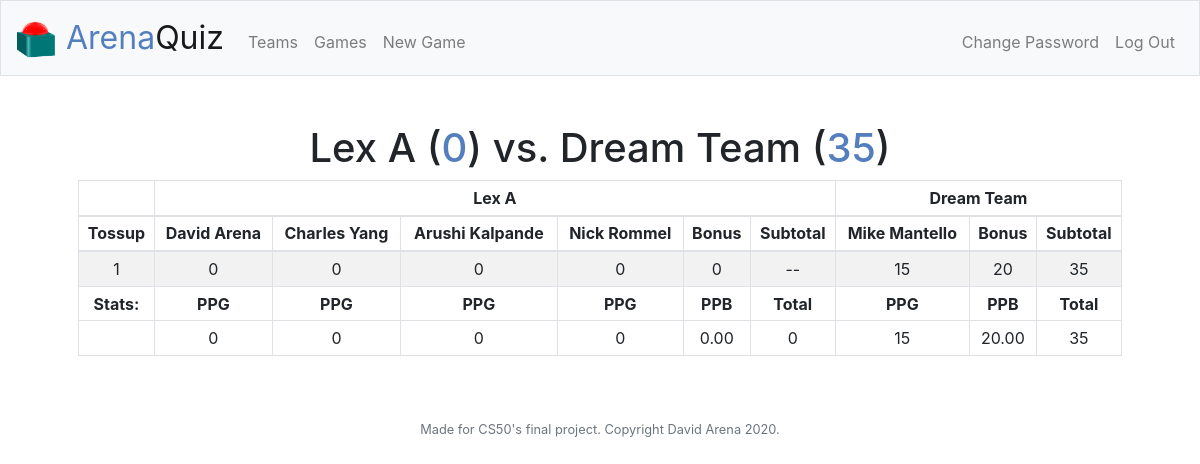
/view_game?game_id=56 (signed in), run on the app's committed database.
### tables this page shows
CREATE TABLE teams (id INTEGER PRIMARY KEY, user_id INTEGER NOT NULL, name TEXT NOT NULL, FOREIGN KEY (user_id) REFERENCES users(id));

CREATE TABLE players (id INTEGER PRIMARY KEY, user_id INTEGER NOT NULL, name TEXT NOT NULL, team_id INTEGER, FOREIGN KEY (user_id) REFERENCES users(id), FOREIGN KEY (team_id) REFERENCES teams(id));

### app.py (the view)
@app.route("/view_game", methods=["GET"])
@login_required
def view_game():
    if request.method == "GET":
        if not request.args.get("game_id"):
            return apology("Please select a game.", 404)
        gamedata = get_gamedata(request.args.get("game_id"))
        if gamedata == 404:
            return apology("Game does not exist.", 404)
        elif gamedata == 403:
            return apology("You are not allowed to view this game.", 403)
        return render_template("view_game.html", gamedata=gamedata)

### app.py (called while the page is built)
@app.after_request
def after_request(response):
    response.headers["Cache-Control"] = "no-cache, no-store, must-revalidate"
    response.headers["Expires"] = 0
    response.headers["Pragma"] = "no-cache"
    return response

### helpers.py (called while the page is built)
def login_required(f):
    @wraps(f)
    def decorated_function(*args, **kwargs):
        if session.get("user_id") is None:
            return redirect("/login")
        return f(*args, **kwargs)
    return decorated_function

def two_places(value):
    return f"{value:,.2f}"

### templates/view_game.html (shortened to what this page needs)
{% extends "layout.html" %}
{% block main %}
    <h1>{{ gamedata.left_name }} (<span class="bluetext">{{ gamedata.left_score }}</span>) vs.
        {{ gamedata.right_name }} (<span class="bluetext">{{ gamedata.right_score }}</span>)</h1>
    <table class="table table-striped table-bordered table-sm">
        <thead>
            <tr>
                <td></td>
                <th colspan="{{ gamedata.left_players|length + 2}}">{{ gamedata.left_name }}</th>
                <th colspan="{{ gamedata.right_players|length + 2}}">{{ gamedata.right_name }}</th>
            </tr>
            <tr>
                <th>Tossup</th>
                {% for player in gamedata.left_players %}
                    <th>{{ player.name }}</th>
                {% endfor %}
                <th>Bonus</th>
                <th>Subtotal</th>
                {% for player in gamedata.right_players %}
                    <th>{{ player.name }}</th>
                {% endfor %}
                <th>Bonus</th>
                <th>Subtotal</th>
            </tr>
        </thead>
        <tbody>
            {% for t_num in range(1, gamedata.last_tossup + 1) %}
                <tr>
                    <td>{{ t_num }}</td>
                    {% if t_num in gamedata.left_tossups %}
                        {% for player in gamedata.left_players %}
                            {% if gamedata.left_tossups[t_num].player_id == player.id %}
                                <td>{{ gamedata.left_tossups[t_num].score }}</td>
                            {% else %}
                                <td>0</td>
                            {% endif %}
                        {% endfor %}
                        <td>{{ gamedata.left_tossups[t_num].bonus }}</td>
                        <td>{{ gamedata.left_tossups[t_num].subscore }}</td>
                    {% else %}
                        {% for player in gamedata.left_players %}
                            <td>0</td>
                        {% endfor %}
                        <td>0</td>
                        <td>--</td>
                    {% endif %}
                    {% if t_num in gamedata.right_tossups %}
                        {% for player in gamedata.right_players %}
                            {% if gamedata.right_tossups[t_num].player_id == player.id %}
                                <td>{{ gamedata.right_tossups[t_num].score }}</td>
                            {% else %}
                                <td>0</td>
                            {% endif %}
                        {% endfor %}
                        <td>{{ gamedata.right_tossups[t_num].bonus }}</td>
                        <td>{{ gamedata.right_tossups[t_num].subscore }}</td>
                    {% else %}
                        {% for player in gamedata.right_players %}
                            <td>0</td>
                        {% endfor %}
                        <td>0</td>
                        <td>--</td>
                    {% endif %}
                </tr>
            {% endfor %}
        </tbody>
        <tfoot>
            <tr>
                <th>Stats:</th>
                {% for player in gamedata.left_players %}
                    <th>PPG</th>
                {% endfor %}
                <th>PPB</th>
                <th>Total</th>
                {% for player in gamedata.right_players %}
                    <th>PPG</th>
                {% endfor %}
                <th>PPB</th>
                <th>Total</th>
            </tr>
            <tr>
                <td></td>
                {% for player in gamedata.left_ppgs %}
                    <td>{{ gamedata.left_ppgs[player] }}</td>
                {% endfor %}
                <td>{{ gamedata.left_ppb|two_places }}</td>
                <td>{{ gamedata.left_score }}</td>
                {% for player in gamedata.right_ppgs %}
                    <td>{{ gamedata.right_ppgs[player] }}</td>
                {% endfor %}
                <td>{{ gamedata.right_ppb|two_places }}</td>
                <td>{{ gamedata.right_score }}</td>
            </tr>
        </tfoot>
    </table>
{% endblock %}

### static/styles.css (style rules this page uses)
table { margin-left: auto; margin-right: auto; width: 100%; }
.bluetext { color: #537fbe; }

### data on the page
teams: left_name "Lex A"
teams: right_name "Dream Team"
players: name "David Arena"
players: name "Charles Yang"
players: name "Arushi Kalpande"
players: name "Nick Rommel"
players: name "Mike Mantello", right_tossups "15"

### other printed values
{{ gamedata.left_score }} "0"
{{ gamedata.right_score }} "35"
{{ t_num }} "1"
{{ gamedata.right_tossups[t_num].bonus }} "20"
{{ gamedata.right_tossups[t_num].subscore }} "35"
{{ gamedata.left_ppgs[player] }} "0" "0" "0" "0"
{{ gamedata.left_ppb|two_places }} "0.00"
{{ gamedata.right_ppgs[player] }} "15"
{{ gamedata.right_ppb|two_places }} "20.00"
